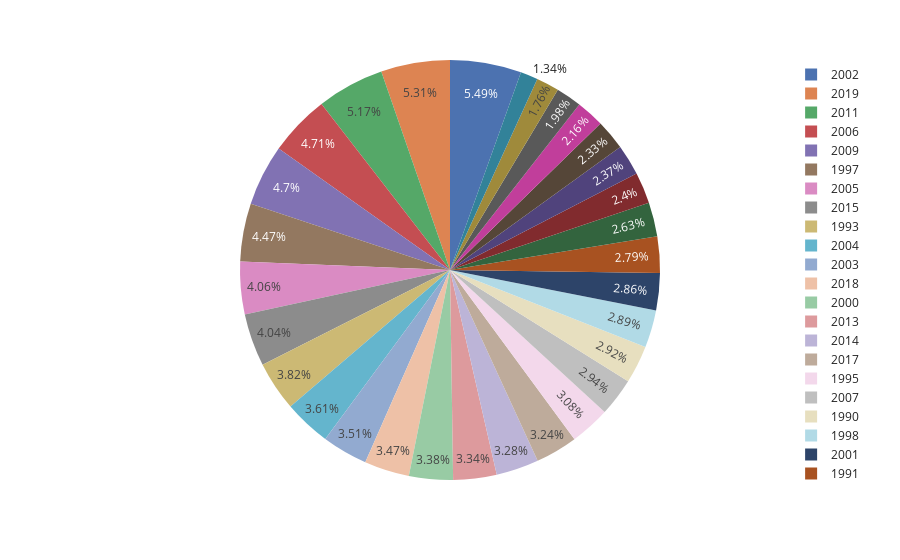

Write notebook code for a chart like this one.
### Code cell
piechart=px.pie(new_data,values='mental_fitness',names='Year',template='seaborn')
piechart.show()

### Figure 1 — Plotly figure (JSON) as saved in the notebook; plotly's stock layout.template omitted (floating-point values rounded to 4 significant figures; data arrays with more than 128 entries replaced by an {"elided": "..."} marker saying what was removed)
{"data": [{"domain": {"x": [0, 1], "y": [0, 1]}, "hovertemplate": "Year=%{label}<br>mental_fitness=%{value}<extra></extra>", "labels": {"elided": "346 int values"}, "legendgroup": "", "name": "", "showlegend": true, "type": "pie", "values": {"elided": "346 float values"}}], "layout": {"legend": {"tracegroupgap": 0}, "margin": {"t": 60}}}
